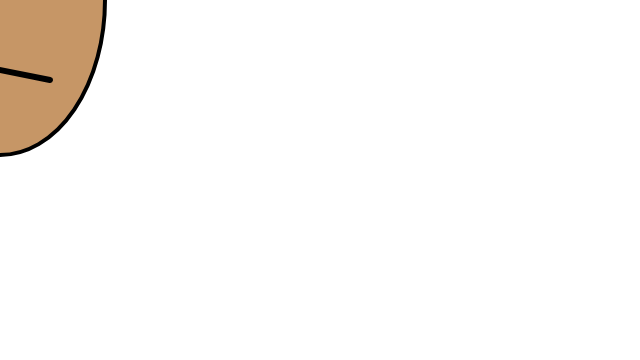
Frame 1 (no input)
Frame 60 (no input): identical to frame 1, image omitted
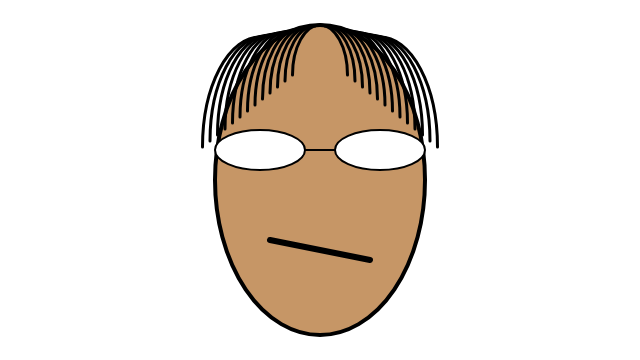
Frame 120 (the mouse pressed at the canvas centre since frame 60)

The p5.js sketch that drew these frames (run headless with seeded random() and noise() and a simulated clock; from frame 60 on, the mouse is pressed at the canvas centre):

// p5.js sketch
// ── sketch.js
 /* Self Portrait v1 by Joseph Hurtado */
	/* use comments to reparate shapes
	circle(0, 0, 100);
	square(0, 0, 100);
	rect(0, 0, 0, 0, 100);
	ellipse(0, 0, 100, 50);
	line(0, 0, 100, 100);
	triangle(0, 0, 100, 100, 50, 50);
	*/


var WholeheadX = 320;
var WholeheadY = 190;

var HeadR = 198;
var HeadG = 150;
var HeadB = 102;

var EyesR = 255;
var EyesG = 255;
var EyesB = 255;

var MouthR = 0;
var MouthG = 0;
var MouthB = 0;

function setup() {
	createCanvas(640, 360);
}

function draw() {
	background ('white');

	WholeheadX = mouseX
	WholeheadY = mouseY

	//Wholehead
	//head
	stroke('black')
	fill(HeadR, HeadG, HeadB);
	strokeWeight(4);
	ellipse(WholeheadX, WholeheadY, 210, 310);
	//eyes
	stroke('black');
	fill(EyesR, EyesG, EyesB);
	strokeWeight(2);
	ellipse(WholeheadX - 60, WholeheadY - 30, 90, 40);
	ellipse(WholeheadX + 60, WholeheadY - 30, 90, 40);
	line(WholeheadX - 15, WholeheadY - 30, WholeheadX + 15, WholeheadY - 30);
	//mouth
	stroke('black');
	fill(MouthR, MouthG, MouthB);
	strokeWeight(6);
	line(WholeheadX - 50, WholeheadY + 60, WholeheadX + 50, WholeheadY + 80);
	//hair
	noFill();
	stroke('black')
	strokeWeight(3);
	arc(WholeheadX,      WholeheadY - 105, 55, 100, PI, PI + HALF_PI);
	arc(WholeheadX - 5,  WholeheadY - 99, 60, 110,  PI, PI + HALF_PI);
	arc(WholeheadX - 10, WholeheadY - 93, 65, 120,  PI, PI + HALF_PI);
	arc(WholeheadX - 15, WholeheadY - 87, 70, 130,  PI, PI + HALF_PI);
	arc(WholeheadX - 20, WholeheadY - 81, 75, 140,  PI, PI + HALF_PI);
	arc(WholeheadX - 25, WholeheadY - 75, 80, 150,  PI, PI + HALF_PI);
	arc(WholeheadX - 30, WholeheadY - 69, 85, 160,  PI, PI + HALF_PI);
	arc(WholeheadX - 35, WholeheadY - 63, 90, 170,  PI, PI + HALF_PI);
	arc(WholeheadX - 40, WholeheadY - 57, 95, 180,  PI, PI + HALF_PI);
	arc(WholeheadX - 45, WholeheadY - 51, 100, 190, PI, PI + HALF_PI);
	arc(WholeheadX - 50, WholeheadY - 45, 105, 200, PI, PI + HALF_PI);
	arc(WholeheadX - 55, WholeheadY - 39, 110, 210, PI, PI + HALF_PI);
	arc(WholeheadX - 60, WholeheadY - 33, 115, 220, PI, PI + HALF_PI);

	arc(WholeheadX,      WholeheadY - 105, 55, 100, PI + HALF_PI, TWO_PI);
	arc(WholeheadX + 5,  WholeheadY - 99, 60, 110,  PI + HALF_PI, TWO_PI);
	arc(WholeheadX + 10, WholeheadY - 93, 65, 120,  PI + HALF_PI, TWO_PI);
	arc(WholeheadX + 15, WholeheadY - 87, 70, 130,  PI + HALF_PI, TWO_PI);
	arc(WholeheadX + 20, WholeheadY - 81, 75, 140,  PI + HALF_PI, TWO_PI);
	arc(WholeheadX + 25, WholeheadY - 75, 80, 150,  PI + HALF_PI, TWO_PI);
	arc(WholeheadX + 30, WholeheadY - 69, 85, 160,  PI + HALF_PI, TWO_PI);
	arc(WholeheadX + 35, WholeheadY - 63, 90, 170,  PI + HALF_PI, TWO_PI);
	arc(WholeheadX + 40, WholeheadY - 57, 95, 180,  PI + HALF_PI, TWO_PI);
	arc(WholeheadX + 45, WholeheadY - 51, 100, 190, PI + HALF_PI, TWO_PI);
	arc(WholeheadX + 50, WholeheadY - 45, 105, 200, PI + HALF_PI, TWO_PI);
	arc(WholeheadX + 55, WholeheadY - 39, 110, 210, PI + HALF_PI, TWO_PI);
	arc(WholeheadX + 60, WholeheadY - 33, 115, 220, PI + HALF_PI, TWO_PI);

	//center point of Wholehead
	noFill();
	stroke(255, 0, 0);
	strokeWeight(3);
	//point(WholeheadX, WholeheadY)
}
